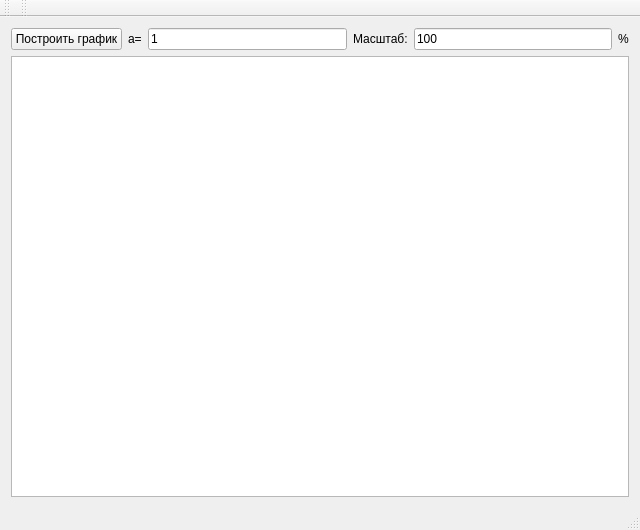
<?xml version="1.0" encoding="UTF-8"?>
<ui version="4.0">
 <class>MainWindow</class>
 <widget class="QMainWindow" name="MainWindow">
  <property name="geometry">
   <rect>
    <x>0</x>
    <y>0</y>
    <width>640</width>
    <height>530</height>
   </rect>
  </property>
  <property name="windowTitle">
   <string>MainWindow</string>
  </property>
  <widget class="QWidget" name="centralWidget">
   <layout class="QGridLayout" name="gridLayout">
    <item row="0" column="0">
     <widget class="QPushButton" name="pushButton_2">
      <property name="sizePolicy">
       <sizepolicy hsizetype="Fixed" vsizetype="Fixed">
        <horstretch>0</horstretch>
        <verstretch>0</verstretch>
       </sizepolicy>
      </property>
      <property name="text">
       <string>Построить график</string>
      </property>
     </widget>
    </item>
    <item row="0" column="1">
     <widget class="QLabel" name="label">
      <property name="text">
       <string>a=</string>
      </property>
     </widget>
    </item>
    <item row="0" column="2">
     <widget class="QLineEdit" name="lineEdit">
      <property name="text">
       <string>1</string>
      </property>
     </widget>
    </item>
    <item row="0" column="3">
     <widget class="QLabel" name="label_2">
      <property name="text">
       <string>Масштаб:</string>
      </property>
     </widget>
    </item>
    <item row="0" column="4">
     <widget class="QLineEdit" name="lineEdit_2">
      <property name="text">
       <string>100</string>
      </property>
     </widget>
    </item>
    <item row="0" column="5">
     <widget class="QLabel" name="label_3">
      <property name="text">
       <string>%</string>
      </property>
     </widget>
    </item>
    <item row="1" column="0" colspan="6">
     <widget class="QGraphicsView" name="graphicsView">
      <property name="sizePolicy">
       <sizepolicy hsizetype="Minimum" vsizetype="Minimum">
        <horstretch>0</horstretch>
        <verstretch>0</verstretch>
       </sizepolicy>
      </property>
     </widget>
    </item>
   </layout>
  </widget>
  <widget class="QMenuBar" name="menuBar">
   <property name="geometry">
    <rect>
     <x>0</x>
     <y>0</y>
     <width>640</width>
     <height>25</height>
    </rect>
   </property>
  </widget>
  <widget class="QToolBar" name="mainToolBar">
   <attribute name="toolBarArea">
    <enum>TopToolBarArea</enum>
   </attribute>
   <attribute name="toolBarBreak">
    <bool>false</bool>
   </attribute>
  </widget>
  <widget class="QStatusBar" name="statusBar"/>
  <widget class="QToolBar" name="toolBar">
   <property name="windowTitle">
    <string>toolBar</string>
   </property>
   <attribute name="toolBarArea">
    <enum>TopToolBarArea</enum>
   </attribute>
   <attribute name="toolBarBreak">
    <bool>false</bool>
   </attribute>
  </widget>
 </widget>
 <layoutdefault spacing="6" margin="11"/>
 <resources/>
 <connections/>
</ui>
